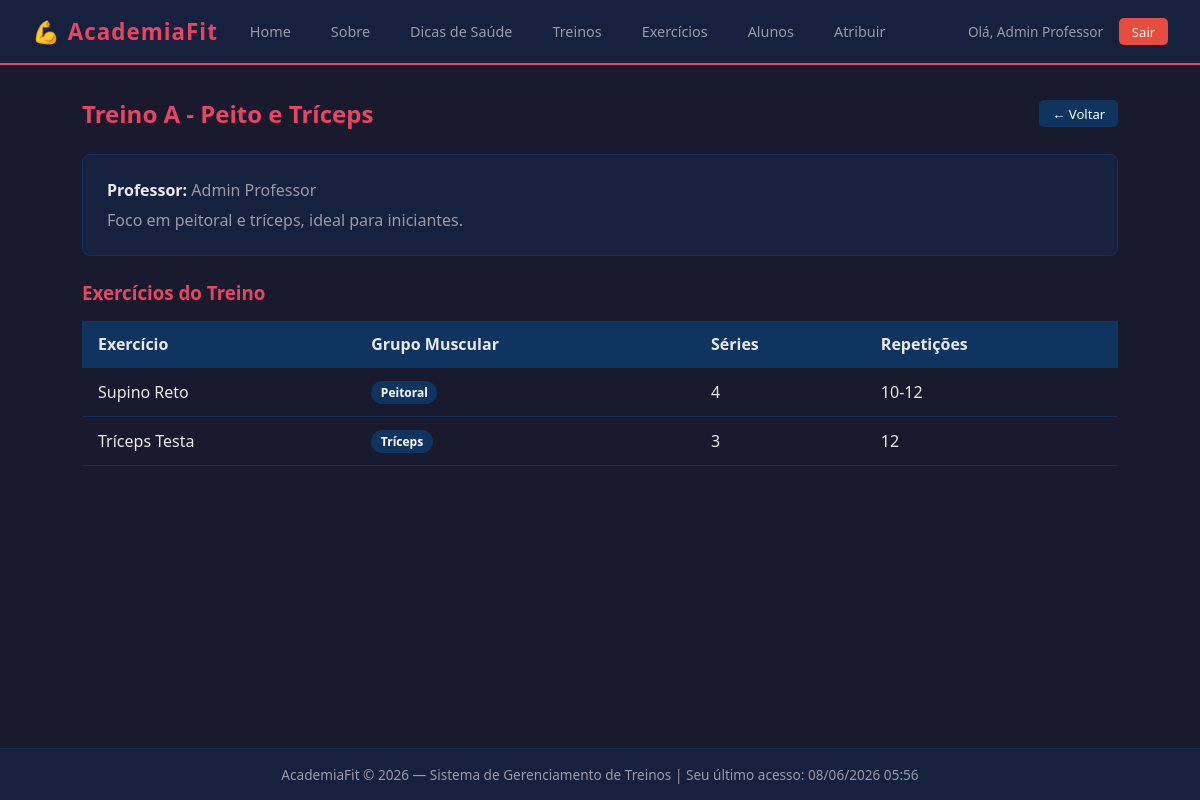
Page /index.php?pagina=treino_detalhe&id=1 (signed in) on the committed database.
### tables this page shows
CREATE TABLE treinos (
    id INT AUTO_INCREMENT PRIMARY KEY,
    nome VARCHAR(100) NOT NULL,
    descricao TEXT,
    id_professor INT NOT NULL,
    criado_em DATETIME DEFAULT CURRENT_TIMESTAMP,
    FOREIGN KEY (id_professor) REFERENCES usuarios(id) ON DELETE CASCADE
);

CREATE TABLE usuarios (
    id INT AUTO_INCREMENT PRIMARY KEY,
    nome VARCHAR(100) NOT NULL,
    email VARCHAR(150) UNIQUE NOT NULL,
    senha VARCHAR(255) NOT NULL,
    tipo_usuario ENUM('admin','aluno') DEFAULT 'aluno',
    ultimo_acesso DATETIME DEFAULT NULL,
    criado_em DATETIME DEFAULT CURRENT_TIMESTAMP
);

CREATE TABLE treino_exercicio (
    id INT AUTO_INCREMENT PRIMARY KEY,
    id_treino INT NOT NULL,
    id_exercicio INT NOT NULL,
    series INT DEFAULT 3,
    repeticoes VARCHAR(20) DEFAULT '10',
    FOREIGN KEY (id_treino) REFERENCES treinos(id) ON DELETE CASCADE,
    FOREIGN KEY (id_exercicio) REFERENCES exercicios(id) ON DELETE CASCADE
);

CREATE TABLE exercicios (
    id INT AUTO_INCREMENT PRIMARY KEY,
    nome VARCHAR(100) NOT NULL,
    descricao TEXT,
    grupo_muscular VARCHAR(80),
    criado_em DATETIME DEFAULT CURRENT_TIMESTAMP
);

### app/controller/TreinoController.php (called while the page is built, shortened)
<?php
require_once __DIR__ . '/../model/Treino.php';
class TreinoController {
    public function detalhe(): void {
        $id    = (int)($_GET['id'] ?? 0);
        $model = new Treino();
        $treino     = $model->buscarPorId($id);
        $exercicios = $model->exerciciosDeTreino($id);
        require __DIR__ . '/../view/treino_detalhe.php';
    }
}

### app/core/Conexao.php (called while the page is built)
<?php
class Conexao {
    private static ?PDO $instancia = null;
    public static function getConexao(): PDO {
        if (self::$instancia === null) {
            try {
                self::$instancia = new PDO(
                    'mysql:host=localhost;dbname=academia;charset=utf8mb4',
                    'root',
                    '',
                    [
                        PDO::ATTR_ERRMODE            => PDO::ERRMODE_EXCEPTION,
                        PDO::ATTR_DEFAULT_FETCH_MODE => PDO::FETCH_ASSOC,
                    ]
                );
            } catch (PDOException $e) {
                die('Erro de conexão: ' . $e->getMessage());
            }
        }
        return self::$instancia;
    }
}

### app/model/Treino.php (called while the page is built, shortened)
<?php
require_once __DIR__ . '/../core/Conexao.php';
class Treino {
    private PDO $db;
    public function __construct() {
        $this->db = Conexao::getConexao();
    }
    public function buscarPorId(int $id): array|false {
        $stmt = $this->db->prepare(
            'SELECT t.*, u.nome AS professor FROM treinos t
             JOIN usuarios u ON t.id_professor = u.id
             WHERE t.id = ?'
        );
        $stmt->execute([$id]);
        return $stmt->fetch();
    }
    public function exerciciosDeTreino(int $id_treino): array {
        $stmt = $this->db->prepare(
            'SELECT e.nome, e.grupo_muscular, te.series, te.repeticoes
             FROM treino_exercicio te
             JOIN exercicios e ON te.id_exercicio = e.id
             WHERE te.id_treino = ?'
        );
        $stmt->execute([$id_treino]);
        return $stmt->fetchAll();
    }
}

### app/view/treino_detalhe.php (the view)
<?php require __DIR__ . '/header.php'; ?>
<main>
    <?php if (!$treino): ?>
        <div class="alerta alerta-erro">Treino não encontrado.</div>
    <?php else: ?>
        <div class="page-title">
            <h2><?= htmlspecialchars($treino['nome']) ?></h2>
            <a href="index.php?pagina=treinos" class="btn btn-secundario btn-sm">← Voltar</a>
        </div>
        <div class="card" style="margin-bottom:1.5rem">
            <p style="color:var(--texto-muted)"><strong style="color:var(--texto)">Professor:</strong> <?= htmlspecialchars($treino['professor']) ?></p>
            <p style="color:var(--texto-muted);margin-top:.5rem"><?= htmlspecialchars($treino['descricao']) ?></p>
        </div>
        <h3 style="color:var(--acento);margin-bottom:1rem">Exercícios do Treino</h3>
        <?php if (empty($exercicios)): ?>
            <div class="card"><p style="color:var(--texto-muted)">Nenhum exercício neste treino.</p></div>
        <?php else: ?>
            <table>
                <thead>
                    <tr>
                        <th>Exercício</th>
                        <th>Grupo Muscular</th>
                        <th>Séries</th>
                        <th>Repetições</th>
                    </tr>
                </thead>
                <tbody>
                    <?php foreach ($exercicios as $ex): ?>
                    <tr>
                        <td><?= htmlspecialchars($ex['nome']) ?></td>
                        <td><span class="badge badge-aluno"><?= htmlspecialchars($ex['grupo_muscular']) ?></span></td>
                        <td><?= (int)$ex['series'] ?></td>
                        <td><?= htmlspecialchars($ex['repeticoes']) ?></td>
                    </tr>
                    <?php endforeach; ?>
                </tbody>
            </table>
        <?php endif; ?>
    <?php endif; ?>
</main>
<?php require __DIR__ . '/footer.php'; ?>

### public/css/style.css (style rules this page uses)
:root { --primario: #1a1a2e; --secundario: #16213e; --acento: #e94560; --acento2: #0f3460; --texto: #eaeaea; --texto-muted: #9a9aaa; --card-bg: #16213e; --borda: #0f3460; --sucesso: #2ecc71; --erro: #e74c3c; --fonte: 'Segoe UI', system-ui, sans-serif; }
* { box-sizing: border-box; margin: 0; padding: 0; }
body { font-family: var(--fonte); background: var(--primario); color: var(--texto); min-height: 100vh; display: flex; flex-direction: column; }
main { flex: 1; padding: 2rem; max-width: 1100px; width: 100%; margin: 0 auto; }
.card { background: var(--card-bg); border: 1px solid var(--borda); border-radius: 8px; padding: 1.5rem; margin-bottom: 1rem; }
.btn { display: inline-block; padding: .5rem 1.2rem; border-radius: 5px; border: none; cursor: pointer; font-size: .9rem; text-decoration: none; transition: opacity .2s; }
.btn-secundario { background: var(--acento2); color: #fff; }
.btn-sm { padding: .3rem .8rem; font-size: .82rem; }
table { width: 100%; border-collapse: collapse; }
th, td { padding: .75rem 1rem; text-align: left; border-bottom: 1px solid var(--borda); }
th { background: var(--acento2); color: var(--texto); font-weight: 600; }
.badge { display: inline-block; padding: .2rem .6rem; border-radius: 20px; font-size: .75rem; font-weight: 600; }
.badge-aluno { background: var(--acento2); color: #fff; }
.page-title { display: flex; align-items: center; justify-content: space-between; margin-bottom: 1.5rem; flex-wrap: wrap; gap: .5rem; }
.page-title h2 { color: var(--acento); }

### rows in the picture
treinos: nome "Treino A - Peito e Tríceps", id_professor.nome "Admin Professor", descricao "Foco em peitoral e tríceps, ideal para iniciantes."
treino_exercicio: id_exercicio.nome "Supino Reto", id_exercicio.grupo_muscular "Peitoral", series "4", repeticoes "10-12"
treino_exercicio: id_exercicio.nome "Tríceps Testa", id_exercicio.grupo_muscular "Tríceps", series "3", repeticoes "12"

### other values in the picture
$_SESSION['usuario_nome'] "Admin Professor"
$ultimo "08/06/2026 05:56"
